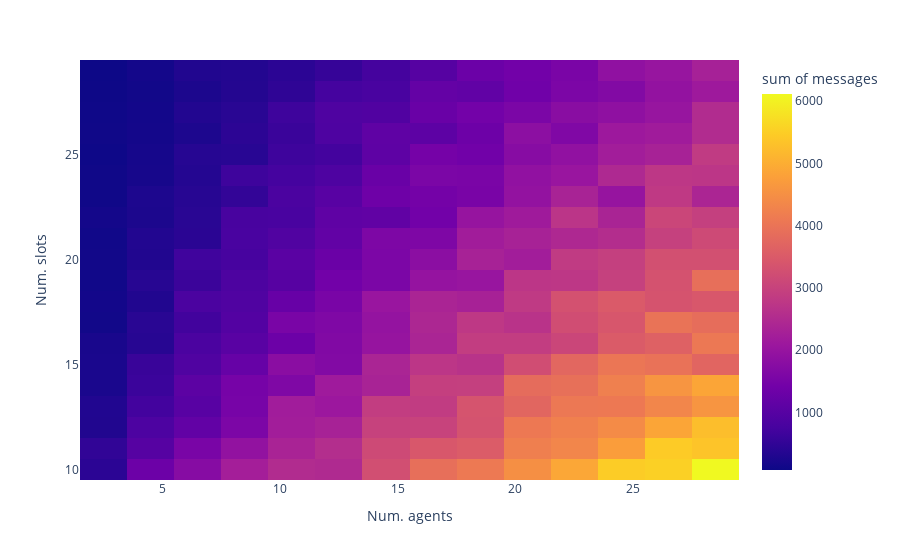

Notebook source saved alongside this figure:
### Code cell
px.density_heatmap(experiment_messages,
                   x='n_agents', y='n_slots', z='messages',
                   labels={'n_agents': 'Num. agents', 'n_slots': 'Num. slots'})

### Figure 1 — Plotly figure (JSON) as saved in the notebook; plotly's stock layout.template omitted (floating-point values rounded to 4 significant figures; data arrays with more than 128 entries replaced by an {"elided": "..."} marker saying what was removed)
{"data": [{"coloraxis": "coloraxis", "histfunc": "sum", "hovertemplate": "Num. agents=%{x}<br>Num. slots=%{y}<br>sum of messages=%{z}<extra></extra>", "name": "", "x": {"elided": "28000 int values"}, "xaxis": "x", "xbingroup": "x", "y": {"elided": "28000 int values"}, "yaxis": "y", "ybingroup": "y", "z": {"elided": "28000 int values"}, "type": "histogram2d"}], "layout": {"xaxis": {"anchor": "y", "domain": [0.0, 1.0], "title": {"text": "Num. agents"}}, "yaxis": {"anchor": "x", "domain": [0.0, 1.0], "title": {"text": "Num. slots"}}, "coloraxis": {"colorbar": {"title": {"text": "sum of messages"}}, "colorscale": [[0.0, "#0d0887"], [0.1111, "#46039f"], [0.2222, "#7201a8"], [0.3333, "#9c179e"], [0.4444, "#bd3786"], [0.5556, "#d8576b"], [0.6667, "#ed7953"], [0.7778, "#fb9f3a"], [0.8889, "#fdca26"], [1.0, "#f0f921"]]}, "legend": {"tracegroupgap": 0}, "margin": {"t": 60}}}
